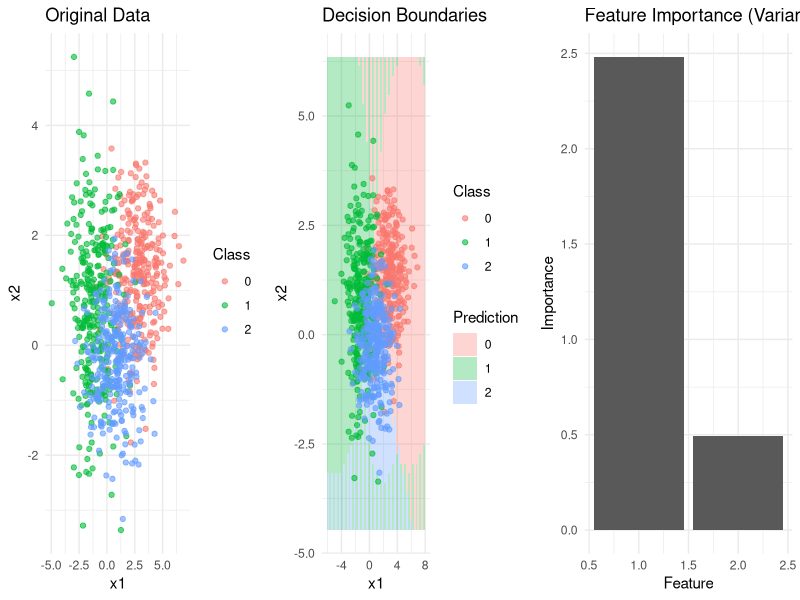

Recreate this plot in R. (Note: this script raises an error after producing the figure.)
# Naive Bayes Classifier in R
library(e1071)
library(caret)
library(ggplot2)
library(gridExtra)
library(tm)
library(wordcloud)
library(pROC)

# Custom Naive Bayes implementation
naive_bayes_classifier <- function(X, y, variant = "gaussian", alpha = 1e-10) {
  # Get unique classes
  classes <- unique(y)
  n_classes <- length(classes)
  n_samples <- nrow(X)
  n_features <- ncol(X)
  
  # Calculate prior probabilities
  priors <- rep(0, n_classes)
  for (i in 1:n_classes) {
    priors[i] <- sum(y == classes[i]) / n_samples
  }
  
  # Initialize parameters
  means <- matrix(0, nrow = n_classes, ncol = n_features)
  variances <- matrix(0, nrow = n_classes, ncol = n_features)
  feature_probs <- matrix(0, nrow = n_classes, ncol = n_features)
  
  # Fit parameters for each class
  for (i in 1:n_classes) {
    class_mask <- y == classes[i]
    class_data <- X[class_mask,, drop = FALSE]
    
    if (variant == "gaussian") {
      # Calculate means and variances
      means[i,] <- colMeans(class_data)
      variances[i,] <- apply(class_data, 2, var)
      # Add regularization to prevent zero variance
      variances[i,] <- pmax(variances[i,], alpha)
    } else if (variant == "multinomial") {
      # Calculate feature probabilities with Laplace smoothing
      feature_counts <- colSums(class_data)
      total_count <- sum(feature_counts)
      feature_probs[i,] <- (feature_counts + alpha) / (total_count + n_features * alpha)
    } else if (variant == "bernoulli") {
      # Calculate probability of feature being present
      feature_present <- colSums(class_data > 0)
      n_class_samples <- sum(class_mask)
      feature_probs[i,] <- (feature_present + alpha) / (n_class_samples + 2 * alpha)
    }
  }
  
  return(list(
    classes = classes,
    priors = priors,
    means = means,
    variances = variances,
    feature_probs = feature_probs,
    variant = variant,
    alpha = alpha
  ))
}

# Predict function
predict_naive_bayes <- function(model, X) {
  n_samples <- nrow(X)
  n_classes <- length(model$classes)
  
  log_probs <- matrix(0, nrow = n_samples, ncol = n_classes)
  
  for (i in 1:n_classes) {
    # Add log prior
    log_probs[, i] <- log(model$priors[i])
    
    if (model$variant == "gaussian") {
      log_probs[, i] <- log_probs[, i] + gaussian_log_likelihood(X, model$means[i,], model$variances[i,])
    } else if (model$variant == "multinomial") {
      log_probs[, i] <- log_probs[, i] + multinomial_log_likelihood(X, model$feature_probs[i,])
    } else if (model$variant == "bernoulli") {
      log_probs[, i] <- log_probs[, i] + bernoulli_log_likelihood(X, model$feature_probs[i,])
    }
  }
  
  # Return predicted classes
  predictions <- apply(log_probs, 1, which.max)
  return(model$classes[predictions])
}

# Predict probabilities
predict_proba_naive_bayes <- function(model, X) {
  n_samples <- nrow(X)
  n_classes <- length(model$classes)
  
  log_probs <- matrix(0, nrow = n_samples, ncol = n_classes)
  
  for (i in 1:n_classes) {
    # Add log prior
    log_probs[, i] <- log(model$priors[i])
    
    if (model$variant == "gaussian") {
      log_probs[, i] <- log_probs[, i] + gaussian_log_likelihood(X, model$means[i,], model$variances[i,])
    } else if (model$variant == "multinomial") {
      log_probs[, i] <- log_probs[, i] + multinomial_log_likelihood(X, model$feature_probs[i,])
    } else if (model$variant == "bernoulli") {
      log_probs[, i] <- log_probs[, i] + bernoulli_log_likelihood(X, model$feature_probs[i,])
    }
  }
  
  # Convert log probabilities to probabilities
  probs <- exp(log_probs - apply(log_probs, 1, max))
  probs <- probs / rowSums(probs)
  
  return(probs)
}

# Gaussian log-likelihood
gaussian_log_likelihood <- function(X, means, variances) {
  # Gaussian log-likelihood
  log_likelihood <- -0.5 * rowSums(
    log(2 * pi * variances) + 
    (X - matrix(means, nrow = nrow(X), ncol = length(means), byrow = TRUE))^2 / variances
  )
  return(log_likelihood)
}

# Multinomial log-likelihood
multinomial_log_likelihood <- function(X, feature_probs) {
  # Multinomial log-likelihood
  log_likelihood <- rowSums(X * log(feature_probs + 1e-10))
  return(log_likelihood)
}

# Bernoulli log-likelihood
bernoulli_log_likelihood <- function(X, feature_probs) {
  # Bernoulli log-likelihood
  X_binary <- (X > 0) * 1.0
  log_likelihood <- rowSums(
    X_binary * log(feature_probs + 1e-10) + 
    (1 - X_binary) * log(1 - feature_probs + 1e-10)
  )
  return(log_likelihood)
}

# Generate synthetic data
generate_synthetic_data <- function(n_samples = 1000, n_features = 2, n_classes = 3, seed = 42) {
  set.seed(seed)
  
  # Generate class means
  means <- matrix(rnorm(n_classes * n_features, 0, 2), nrow = n_classes)
  
  # Generate diagonal covariance matrices (independent features)
  covariances <- list()
  for (i in 1:n_classes) {
    # Create diagonal covariance matrix
    cov <- diag(runif(n_features, 0.5, 2.0))
    covariances[[i]] <- cov
  }
  
  # Generate samples
  X <- matrix(0, nrow = n_samples, ncol = n_features)
  y <- rep(0, n_samples)
  samples_per_class <- n_samples %/% n_classes
  
  for (i in 1:n_classes) {
    start_idx <- (i-1) * samples_per_class + 1
    end_idx <- i * samples_per_class
    class_samples <- MASS::mvrnorm(samples_per_class, means[i,], covariances[[i]])
    X[start_idx:end_idx,] <- class_samples
    y[start_idx:end_idx] <- i - 1
  }
  
  return(list(X = X, y = y))
}

# Demonstrate Naive Bayes
demonstrate_naive_bayes <- function() {
  # Generate data
  data <- generate_synthetic_data(n_samples = 900, n_features = 2, n_classes = 3)
  X <- data$X
  y <- data$y
  
  # Split data
  set.seed(42)
  train_idx <- createDataPartition(y, p = 0.7, list = FALSE)
  X_train <- X[train_idx,]
  X_test <- X[-train_idx,]
  y_train <- y[train_idx]
  y_test <- y[-train_idx]
  
  # Fit our implementation
  nb_scratch <- naive_bayes_classifier(X_train, y_train, variant = "gaussian")
  
  # Fit e1071 implementation
  nb_e1071 <- naiveBayes(X_train, factor(y_train))
  
  # Predict
  y_pred_scratch <- predict_naive_bayes(nb_scratch, X_test)
  y_pred_e1071 <- predict(nb_e1071, X_test)
  
  # Calculate accuracy
  accuracy_scratch <- mean(y_pred_scratch == y_test)
  accuracy_e1071 <- mean(y_pred_e1071 == y_test)
  
  cat("Accuracy Comparison:\n")
  cat("Our Implementation:", round(accuracy_scratch, 4), "\n")
  cat("e1071 Implementation:", round(accuracy_e1071, 4), "\n")
  
  # Create visualizations
  df_original <- data.frame(
    x1 = X[,1],
    x2 = X[,2],
    class = factor(y)
  )
  
  # Decision boundaries (simplified - using test points)
  x_min <- min(X[,1]) - 1
  x_max <- max(X[,1]) + 1
  y_min <- min(X[,2]) - 1
  y_max <- max(X[,2]) + 1
  
  grid_points <- expand.grid(
    x1 = seq(x_min, x_max, length.out = 50),
    x2 = seq(y_min, y_max, length.out = 50)
  )
  
  # Predict on grid
  grid_pred <- predict_naive_bayes(nb_scratch, as.matrix(grid_points))
  grid_points$prediction <- factor(grid_pred)
  
  # Plot original data
  p1 <- ggplot(df_original, aes(x = x1, y = x2, color = class)) +
    geom_point(alpha = 0.6) +
    labs(title = "Original Data", color = "Class") +
    theme_minimal()
  
  # Plot decision boundaries
  p2 <- ggplot() +
    geom_tile(data = grid_points, aes(x = x1, y = x2, fill = prediction), alpha = 0.3) +
    geom_point(data = df_original, aes(x = x1, y = x2, color = class), alpha = 0.6) +
    labs(title = "Decision Boundaries", color = "Class", fill = "Prediction") +
    theme_minimal()
  
  # Feature importance
  feature_importance <- apply(nb_scratch$means, 2, var) / colMeans(nb_scratch$variances)
  importance_df <- data.frame(
    feature = 1:length(feature_importance),
    importance = feature_importance
  )
  
  p3 <- ggplot(importance_df, aes(x = feature, y = importance)) +
    geom_bar(stat = "identity") +
    labs(title = "Feature Importance (Variance Ratio)", x = "Feature", y = "Importance") +
    theme_minimal()
  
  # Display plots
  grid.arrange(p1, p2, p3, ncol = 3)
  
  return(list(nb_scratch = nb_scratch, nb_e1071 = nb_e1071))
}

# Demonstrate numerical issues
demonstrate_numerical_issues_r <- function() {
  set.seed(42)
  
  # Generate data with one class far from others
  # Class 0: centered at (0, 0)
  X0 <- MASS::mvrnorm(100, mu = c(0, 0), Sigma = matrix(c(1, 0, 0, 1), nrow = 2))
  
  # Class 1: centered at (10, 10) - far from class 0
  X1 <- MASS::mvrnorm(100, mu = c(10, 10), Sigma = matrix(c(1, 0, 0, 1), nrow = 2))
  
  X <- rbind(X0, X1)
  y <- rep(c(0, 1), each = 100)
  
  # Test point far from both classes
  test_point <- matrix(c(20, 20), nrow = 1)
  
  # Fit Naive Bayes
  nb <- naive_bayes_classifier(X, y, variant = "gaussian")
  
  # Calculate probabilities using different methods
  cat("Numerical Stability Demonstration:\n")
  cat("-" * 50, "\n")
  
  # Method 1: Direct probability calculation (problematic)
  means <- nb$means
  variances <- nb$variances
  
  # Calculate Gaussian PDF directly
  pdf_values <- rep(0, length(nb$classes))
  for (i in 1:length(nb$classes)) {
    pdf <- 1.0
    for (j in 1:ncol(test_point)) {
      pdf <- pdf * dnorm(test_point[1, j], means[i, j], sqrt(variances[i, j]))
    }
    pdf_values[i] <- pdf
  }
  
  cat("Direct PDF values:", pdf_values, "\n")
  cat("Direct probabilities:", pdf_values / sum(pdf_values), "\n")
  
  # Method 2: Log-probability calculation (stable)
  log_probs <- predict_proba_naive_bayes(nb, test_point)
  probs <- exp(log_probs - max(log_probs))
  probs <- probs / sum(probs)
  
  cat("Log-probability approach:", probs, "\n")
  
  # Visualize the issue
  df_data <- data.frame(
    x1 = X[,1],
    x2 = X[,2],
    class = factor(y)
  )
  
  df_test <- data.frame(
    x1 = test_point[1,1],
    x2 = test_point[1,2],
    class = "Test"
  )
  
  # Plot data and test point
  p1 <- ggplot() +
    geom_point(data = df_data, aes(x = x1, y = x2, color = class), alpha = 0.7) +
    geom_point(data = df_test, aes(x = x1, y = x2), color = "red", size = 3, shape = 4) +
    labs(title = "Data and Test Point", color = "Class") +
    theme_minimal()
  
  # Plot PDF vs distance
  distances <- seq(0, 30, length.out = 100)
  pdf_at_distance <- dnorm(distances, 0, 1)
  log_pdf_at_distance <- dnorm(distances, 0, 1, log = TRUE)
  
  df_pdf <- data.frame(
    distance = distances,
    pdf = pdf_at_distance,
    log_pdf = log_pdf_at_distance
  )
  
  p2 <- ggplot(df_pdf, aes(x = distance)) +
    geom_line(aes(y = pdf), color = "blue", alpha = 0.7) +
    geom_line(aes(y = exp(log_pdf)), color = "red", linetype = "dashed", alpha = 0.7) +
    labs(title = "PDF vs Distance (Numerical Underflow)", 
         x = "Distance from Mean", y = "PDF Value") +
    theme_minimal()
  
  # Display plots
  grid.arrange(p1, p2, ncol = 2)
  
  return(list(nb = nb, pdf_values = pdf_values, probs = probs))
}

# Safe prediction using log-probabilities
safe_naive_bayes_predict <- function(X, nb_model) {
  log_probs <- predict_proba_naive_bayes(nb_model, X)
  return(nb_model$classes[apply(log_probs, 1, which.max)])
}

# Regularized Naive Bayes
regularized_naive_bayes <- function(X, y, alpha = 1e-10) {
  nb <- naive_bayes_classifier(X, y, variant = "gaussian", alpha = alpha)
  return(nb)
}

# Truncated Naive Bayes (not recommended)
truncated_naive_bayes <- function(X, y, threshold = 1e-10) {
  nb <- naive_bayes_classifier(X, y, variant = "gaussian")
  
  # Override predict function to truncate probabilities
  predict_truncated <- function(X_new) {
    probs <- predict_proba_naive_bayes(nb, X_new)
    # Truncate very small probabilities
    probs <- pmax(probs, threshold)
    probs <- probs / rowSums(probs)
    return(nb$classes[apply(probs, 1, which.max)])
  }
  
  nb$predict <- predict_truncated
  return(nb)
}

# Text classification example
text_classification_example_r <- function() {
  # Sample text data
  texts <- c(
    "I love this movie, it's amazing!",
    "This is the worst film I've ever seen",
    "Great acting and wonderful story",
    "Terrible plot, boring characters",
    "Fantastic cinematography and direction",
    "Awful script and poor acting",
    "Beautiful and inspiring movie",
    "Disappointing and waste of time",
    "Excellent performance by all actors",
    "Horrible waste of money"
  )
  
  labels <- rep(c(1, 0), each = 5)  # 1: positive, 0: negative
  
  # Simple text vectorization (word presence)
  words <- unique(unlist(strsplit(tolower(paste(texts, collapse = " ")), "\\s+")))
  words <- words[!words %in% c("", "the", "a", "an", "and", "or", "but", "in", "on", "at", "to", "for", "of", "with", "by")]
  
  # Create feature matrix
  X <- matrix(0, nrow = length(texts), ncol = length(words))
  colnames(X) <- words
  
  for (i in 1:length(texts)) {
    text_words <- strsplit(tolower(texts[i]), "\\s+")[[1]]
    for (j in 1:length(words)) {
      X[i, j] <- sum(text_words == words[j])
    }
  }
  
  # Split data
  set.seed(42)
  train_idx <- createDataPartition(labels, p = 0.7, list = FALSE)
  X_train <- X[train_idx,]
  X_test <- X[-train_idx,]
  y_train <- labels[train_idx]
  y_test <- labels[-train_idx]
  
  # Fit Multinomial Naive Bayes
  nb <- naive_bayes_classifier(X_train, y_train, variant = "multinomial", alpha = 1.0)
  
  # Predict
  y_pred <- predict_naive_bayes(nb, X_test)
  
  cat("Text Classification Results:\n")
  cat("-" * 40, "\n")
  cat("Accuracy:", round(mean(y_pred == y_test), 4), "\n")
  
  # Feature importance (most discriminative words)
  feature_importance <- abs(nb$feature_probs[2,] - nb$feature_probs[1,])
  
  # Get top discriminative words
  top_indices <- order(feature_importance, decreasing = TRUE)[1:10]
  
  cat("\nTop Discriminative Words:\n")
  for (i in 1:length(top_indices)) {
    idx <- top_indices[i]
    word <- words[idx]
    importance <- feature_importance[idx]
    pos_prob <- nb$feature_probs[2, idx]
    neg_prob <- nb$feature_probs[1, idx]
    cat(sprintf("%s: %.4f (pos: %.4f, neg: %.4f)\n", word, importance, pos_prob, neg_prob))
  }
  
  # Visualize feature importance
  importance_df <- data.frame(
    word = words[top_indices],
    importance = feature_importance[top_indices]
  )
  
  p <- ggplot(importance_df, aes(x = reorder(word, importance), y = importance)) +
    geom_bar(stat = "identity") +
    coord_flip() +
    labs(title = "Most Discriminative Words for Sentiment Analysis",
         x = "Word", y = "Discriminative Power") +
    theme_minimal()
  
  print(p)
  
  return(list(nb = nb, words = words))
}

# Medical diagnosis example
medical_diagnosis_example_r <- function() {
  set.seed(42)
  n_samples <- 200
  
  # Generate synthetic medical features
  # Feature 0: Age (normalized)
  age <- rnorm(n_samples, 0, 1)
  
  # Feature 1: Blood pressure (normalized)
  bp <- rnorm(n_samples, 0, 1)
  
  # Feature 2: Cholesterol level (normalized)
  cholesterol <- rnorm(n_samples, 0, 1)
  
  # Feature 3: BMI (normalized)
  bmi <- rnorm(n_samples, 0, 1)
  
  X <- cbind(age, bp, cholesterol, bmi)
  
  # Generate disease labels based on features
  # Higher values of features increase disease probability
  disease_prob <- 1 / (1 + exp(-(0.3*age + 0.5*bp + 0.4*cholesterol + 0.2*bmi)))
  y <- rbinom(n_samples, 1, disease_prob)
  
  # Split data
  train_idx <- createDataPartition(y, p = 0.7, list = FALSE)
  X_train <- X[train_idx,]
  X_test <- X[-train_idx,]
  y_train <- y[train_idx]
  y_test <- y[-train_idx]
  
  # Fit Gaussian Naive Bayes
  nb <- naive_bayes_classifier(X_train, y_train, variant = "gaussian")
  
  # Predict
  y_pred <- predict_naive_bayes(nb, X_test)
  y_proba <- predict_proba_naive_bayes(nb, X_test)
  
  cat("Medical Diagnosis Results:\n")
  cat("-" * 40, "\n")
  cat("Accuracy:", round(mean(y_pred == y_test), 4), "\n")
  
  # Feature importance analysis
  feature_names <- c("Age", "Blood Pressure", "Cholesterol", "BMI")
  feature_importance <- apply(nb$means, 2, var) / colMeans(nb$variances)
  
  cat("\nFeature Importance (Variance Ratio):\n")
  for (i in 1:length(feature_names)) {
    cat(sprintf("%s: %.4f\n", feature_names[i], feature_importance[i]))
  }
  
  # Visualize results
  df_data <- data.frame(
    age = X[,1],
    bp = X[,2],
    cholesterol = X[,3],
    bmi = X[,4],
    class = factor(y)
  )
  
  # Feature distributions by class
  p1 <- ggplot(df_data, aes(x = age, fill = class)) +
    geom_histogram(alpha = 0.7, position = "identity", bins = 20) +
    labs(title = "Age Distribution", x = "Age", y = "Frequency") +
    theme_minimal()
  
  p2 <- ggplot(df_data, aes(x = bp, fill = class)) +
    geom_histogram(alpha = 0.7, position = "identity", bins = 20) +
    labs(title = "Blood Pressure Distribution", x = "Blood Pressure", y = "Frequency") +
    theme_minimal()
  
  p3 <- ggplot(df_data, aes(x = cholesterol, fill = class)) +
    geom_histogram(alpha = 0.7, position = "identity", bins = 20) +
    labs(title = "Cholesterol Distribution", x = "Cholesterol", y = "Frequency") +
    theme_minimal()
  
  p4 <- ggplot(df_data, aes(x = bmi, fill = class)) +
    geom_histogram(alpha = 0.7, position = "identity", bins = 20) +
    labs(title = "BMI Distribution", x = "BMI", y = "Frequency") +
    theme_minimal()
  
  # Display plots
  grid.arrange(p1, p2, p3, p4, ncol = 2)
  
  # ROC curve for probability predictions
  roc_obj <- roc(y_test, y_proba[,2])
  auc_val <- auc(roc_obj)
  
  plot(roc_obj, main = paste("ROC Curve for Medical Diagnosis (AUC =", round(auc_val, 3), ")"),
       col = "darkorange", lwd = 2)
  abline(a = 0, b = 1, col = "navy", lwd = 2, lty = 2)
  grid()
  
  return(list(nb = nb, feature_importance = feature_importance))
}

# Compare Naive Bayes variants
compare_naive_bayes_variants_r <- function() {
  set.seed(42)
  
  # Generate different types of data
  # 1. Continuous data (Gaussian)
  data_gaussian <- generate_synthetic_data(n_samples = 300, n_features = 2, n_classes = 2)
  X_gaussian <- data_gaussian$X
  y_gaussian <- data_gaussian$y
  
  # 2. Count data (Multinomial)
  X_multinomial <- matrix(rpois(300 * 10, 5), nrow = 300)
  y_multinomial <- sample(0:1, 300, replace = TRUE)
  
  # 3. Binary data (Bernoulli)
  X_bernoulli <- matrix(rbinom(300 * 10, 1, 0.3), nrow = 300)
  y_bernoulli <- sample(0:1, 300, replace = TRUE)
  
  # Test different variants
  variants <- c("gaussian", "multinomial", "bernoulli")
  datasets <- list(
    list(X = X_gaussian, y = y_gaussian, name = "Gaussian"),
    list(X = X_multinomial, y = y_multinomial, name = "Multinomial"),
    list(X = X_bernoulli, y = y_bernoulli, name = "Bernoulli")
  )
  
  results <- data.frame(
    variant = character(),
    dataset = character(),
    accuracy = numeric(),
    stringsAsFactors = FALSE
  )
  
  for (i in 1:length(variants)) {
    for (j in 1:length(datasets)) {
      variant <- variants[i]
      dataset <- datasets[[j]]
      
      # Split data
      train_idx <- createDataPartition(dataset$y, p = 0.7, list = FALSE)
      X_train <- dataset$X[train_idx,]
      X_test <- dataset$X[-train_idx,]
      y_train <- dataset$y[train_idx]
      y_test <- dataset$y[-train_idx]
      
      # Fit and predict
      nb <- naive_bayes_classifier(X_train, y_train, variant = variant)
      y_pred <- predict_naive_bayes(nb, X_test)
      accuracy <- mean(y_pred == y_test)
      
      results <- rbind(results, data.frame(
        variant = variant,
        dataset = dataset$name,
        accuracy = accuracy,
        stringsAsFactors = FALSE
      ))
    }
  }
  
  # Display results
  cat("Naive Bayes Variants Comparison:\n")
  cat("-" * 50, "\n")
  for (i in 1:nrow(results)) {
    cat(sprintf("%s on %s: %.4f\n", results$variant[i], results$dataset[i], results$accuracy[i]))
  }
  
  # Visualize results
  p <- ggplot(results, aes(x = paste(variant, "on", dataset), y = accuracy)) +
    geom_bar(stat = "identity") +
    labs(title = "Naive Bayes Variants Performance Comparison",
         x = "Model-Dataset Combination", y = "Accuracy") +
    theme_minimal() +
    theme(axis.text.x = element_text(angle = 45, hjust = 1)) +
    ylim(0, 1)
  
  print(p)
  
  return(results)
}

# Analyze feature independence
analyze_feature_independence_r <- function(X, y) {
  n_features <- ncol(X)
  correlations <- matrix(0, nrow = n_features, ncol = n_features)
  
  # Calculate correlations for each class
  classes <- unique(y)
  
  for (c in classes) {
    class_mask <- y == c
    class_data <- X[class_mask,, drop = FALSE]
    class_corr <- cor(class_data)
    correlations <- correlations + class_corr
  }
  
  correlations <- correlations / length(classes)
  
  # Visualize correlation matrix
  corr_df <- data.frame(
    Var1 = rep(1:n_features, each = n_features),
    Var2 = rep(1:n_features, times = n_features),
    Correlation = as.vector(correlations)
  )
  
  p <- ggplot(corr_df, aes(x = Var1, y = Var2, fill = Correlation)) +
    geom_tile() +
    scale_fill_gradient2(low = "blue", high = "red", mid = "white", 
                        midpoint = 0, limit = c(-1, 1)) +
    labs(title = "Feature Correlation Matrix (Averaged over Classes)",
         x = "Feature", y = "Feature") +
    theme_minimal() +
    theme(axis.text = element_text(size = 8))
  
  print(p)
  
  # Calculate average absolute correlation (excluding diagonal)
  mask <- !diag(n_features)
  avg_correlation <- mean(abs(correlations[mask]))
  
  cat("Average absolute correlation:", round(avg_correlation, 4), "\n")
  cat("Correlation interpretation:\n")
  if (avg_correlation < 0.1) {
    cat("Features are approximately independent (good for Naive Bayes)\n")
  } else if (avg_correlation < 0.3) {
    cat("Features have moderate correlation (acceptable for Naive Bayes)\n")
  } else {
    cat("Features are highly correlated (may affect Naive Bayes performance)\n")
  }
  
  return(list(correlations = correlations, avg_correlation = avg_correlation))
}

# Main function to demonstrate Naive Bayes implementation
main <- function() {
  cat("Naive Bayes Classifier Demonstration\n")
  cat("=", 50, "\n")
  
  # Basic demonstration
  cat("\n1. Basic Naive Bayes Demonstration:\n")
  nb_demo <- demonstrate_naive_bayes()
  
  # Numerical stability demonstration
  cat("\n2. Numerical Stability Issues:\n")
  nb_numerical <- demonstrate_numerical_issues_r()
  
  # Text classification example
  cat("\n3. Text Classification Example:\n")
  nb_text <- text_classification_example_r()
  
  # Medical diagnosis example
  cat("\n4. Medical Diagnosis Example:\n")
  nb_medical <- medical_diagnosis_example_r()
  
  # Compare variants
  cat("\n5. Naive Bayes Variants Comparison:\n")
  results <- compare_naive_bayes_variants_r()
  
  # Analyze feature independence
  cat("\n6. Feature Independence Analysis:\n")
  data_indep <- generate_synthetic_data(n_samples = 500, n_features = 4, n_classes = 3)
  correlations <- analyze_feature_independence_r(data_indep$X, data_indep$y)
  
  # Cross-validation comparison
  cat("\n7. Cross-Validation Comparison:\n")
  data_cv <- generate_synthetic_data(n_samples = 300, n_features = 2, n_classes = 2)
  
  # Our implementation
  nb_scratch <- naive_bayes_classifier(data_cv$X, data_cv$y, variant = "gaussian")
  
  # e1071 implementation
  nb_e1071 <- naiveBayes(data_cv$X, factor(data_cv$y))
  
  # Simple cross-validation
  set.seed(42)
  folds <- createFolds(data_cv$y, k = 5)
  cv_scratch <- numeric(5)
  cv_e1071 <- numeric(5)
  
  for (i in 1:5) {
    train_idx <- unlist(folds[-i])
    test_idx <- folds[[i]]
    
    X_train <- data_cv$X[train_idx,, drop = FALSE]
    X_test <- data_cv$X[test_idx,, drop = FALSE]
    y_train <- data_cv$y[train_idx]
    y_test <- data_cv$y[test_idx]
    
    # Our implementation
    nb_scratch_cv <- naive_bayes_classifier(X_train, y_train, variant = "gaussian")
    y_pred_scratch <- predict_naive_bayes(nb_scratch_cv, X_test)
    cv_scratch[i] <- mean(y_pred_scratch == y_test)
    
    # e1071 implementation
    nb_e1071_cv <- naiveBayes(X_train, factor(y_train))
    y_pred_e1071 <- predict(nb_e1071_cv, X_test)
    cv_e1071[i] <- mean(y_pred_e1071 == y_test)
  }
  
  cat("Our Implementation CV Score:", round(mean(cv_scratch), 4), 
      "(+/-", round(sd(cv_scratch) * 2, 4), ")\n")
  cat("e1071 Implementation CV Score:", round(mean(cv_e1071), 4), 
      "(+/-", round(sd(cv_e1071) * 2, 4), ")\n")
  
  return(list(
    nb_scratch = nb_scratch,
    nb_e1071 = nb_e1071,
    nb_text = nb_text,
    nb_medical = nb_medical,
    results = results,
    correlations = correlations,
    cv_scratch = cv_scratch,
    cv_e1071 = cv_e1071
  ))
}

# Run main function if script is executed directly
if (!interactive()) {
  main()
}
